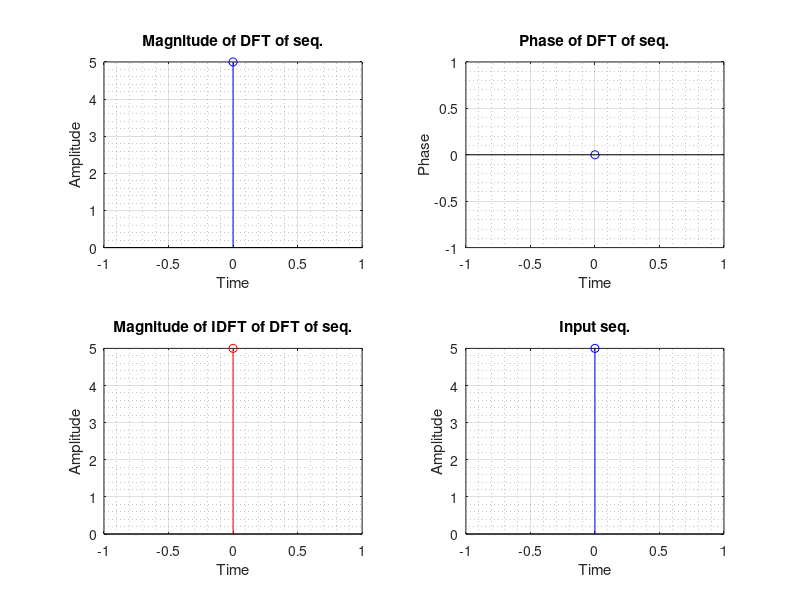

This figure's MATLAB source:
% Program to do DFT of input sequence and then IDFT
clc
clear

% DFT
seq = input('Enter the sequence : ');
N = length(seq);
dft = zeros(1,N);

for k=0:N-1
    for n=0:N-1
        dft(k+1) = dft(k+1) + seq(n+1)*exp(-j*2*pi*n*k/N);
    end
end

mag = abs(dft);
phase = angle(dft);

t = 0:N-1;
figure('Name','DFT & IDFT','NumberTitle','off','Color','w')
subplot(2,2,1)
stem(t,mag,'b'), grid on, grid minor
title('Magnitude of DFT of seq.')
xlabel('Time')
ylabel('Amplitude')

subplot(2,2,2)
stem(t,phase,'b'), grid on, grid minor
title('Phase of DFT of seq.')
xlabel('Time')
ylabel('Phase')


% IDFT
seq2 = dft;
idft = zeros(1,N);

for n=0:N-1
    for k=0:N-1
        idft(n+1) = idft(n+1) + seq2(k+1)*exp(j*2*pi*n*k/N);
    end
    idft(n+1) = idft(n+1)/N;
end


mag_idft = abs(idft);
subplot(2,2,3)
stem(t,mag_idft,'r'), grid on, grid minor
title('Magnitude of IDFT of DFT of seq.')
xlabel('Time')
ylabel('Amplitude')

subplot(2,2,4)
stem(t,seq,'b'), grid on, grid minor
title('Input seq.')
xlabel('Time')
ylabel('Amplitude')